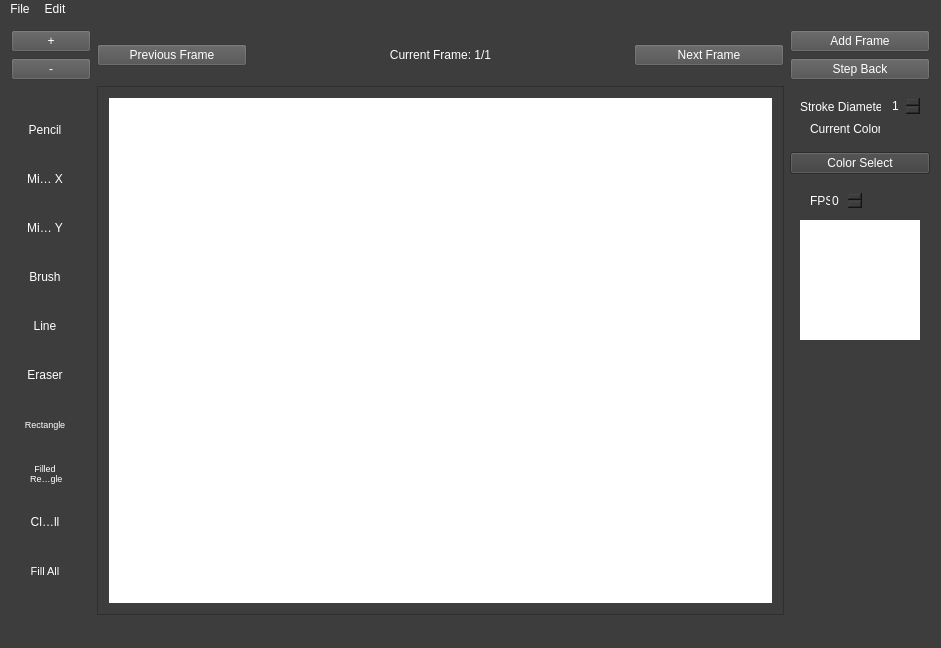
<?xml version="1.0" encoding="UTF-8"?>
<ui version="4.0">
 <class>MainWindow</class>
 <widget class="QMainWindow" name="MainWindow">
  <property name="geometry">
   <rect>
    <x>0</x>
    <y>0</y>
    <width>941</width>
    <height>648</height>
   </rect>
  </property>
  <property name="windowTitle">
   <string>Sprite Studio Deluxe</string>
  </property>
  <property name="windowIcon">
   <iconset>
    <normaloff>resources/icons/SSD_Icon.png</normaloff>resources/icons/SSD_Icon.png</iconset>
  </property>
  <property name="styleSheet">
   <string notr="true">background-color: rgb(61, 61, 61);
color: rgb(255, 255, 255);
border-color: rgb(33, 33, 33);
</string>
  </property>
  <widget class="QWidget" name="centralWidget">
   <layout class="QGridLayout" name="gridLayout_4">
    <item row="6" column="4">
     <widget class="QPushButton" name="ColorSelectButton">
      <property name="text">
       <string>Color Select</string>
      </property>
     </widget>
    </item>
    <item row="7" column="4">
     <widget class="QGroupBox" name="groupBox_3">
      <property name="minimumSize">
       <size>
        <width>140</width>
        <height>161</height>
       </size>
      </property>
      <property name="maximumSize">
       <size>
        <width>121</width>
        <height>161</height>
       </size>
      </property>
      <property name="styleSheet">
       <string notr="true">border:0;</string>
      </property>
      <property name="title">
       <string/>
      </property>
      <widget class="QLabel" name="PreviewLabel">
       <property name="geometry">
        <rect>
         <x>10</x>
         <y>40</y>
         <width>120</width>
         <height>120</height>
        </rect>
       </property>
       <property name="styleSheet">
        <string notr="true">background-color: rgb(255, 255, 255);</string>
       </property>
       <property name="frameShape">
        <enum>QFrame::Box</enum>
       </property>
       <property name="text">
        <string/>
       </property>
       <property name="alignment">
        <set>Qt::AlignCenter</set>
       </property>
      </widget>
      <widget class="QGroupBox" name="groupBox_5">
       <property name="geometry">
        <rect>
         <x>10</x>
         <y>0</y>
         <width>71</width>
         <height>31</height>
        </rect>
       </property>
       <property name="title">
        <string/>
       </property>
       <widget class="QLabel" name="label_5">
        <property name="geometry">
         <rect>
          <x>10</x>
          <y>10</y>
          <width>21</width>
          <height>21</height>
         </rect>
        </property>
        <property name="text">
         <string>FPS</string>
        </property>
       </widget>
       <widget class="QSpinBox" name="PreviewSpeedSpinBox">
        <property name="geometry">
         <rect>
          <x>30</x>
          <y>10</y>
          <width>33</width>
          <height>21</height>
         </rect>
        </property>
       </widget>
      </widget>
     </widget>
    </item>
    <item row="5" column="0" rowspan="9">
     <widget class="QGroupBox" name="groupBox">
      <property name="enabled">
       <bool>true</bool>
      </property>
      <property name="minimumSize">
       <size>
        <width>0</width>
        <height>520</height>
       </size>
      </property>
      <property name="maximumSize">
       <size>
        <width>60</width>
        <height>520</height>
       </size>
      </property>
      <property name="font">
       <font>
        <pointsize>8</pointsize>
       </font>
      </property>
      <property name="styleSheet">
       <string notr="true">border:0;</string>
      </property>
      <property name="title">
       <string/>
      </property>
      <layout class="QGridLayout" name="gridLayout_2">
       <item row="4" column="1">
        <widget class="QToolButton" name="LineToolButton">
         <property name="minimumSize">
          <size>
           <width>40</width>
           <height>40</height>
          </size>
         </property>
         <property name="maximumSize">
          <size>
           <width>40</width>
           <height>40</height>
          </size>
         </property>
         <property name="toolTip">
          <string>Line tool</string>
         </property>
         <property name="text">
          <string>Line</string>
         </property>
        </widget>
       </item>
       <item row="7" column="1">
        <widget class="QToolButton" name="EraserToolButton">
         <property name="minimumSize">
          <size>
           <width>40</width>
           <height>40</height>
          </size>
         </property>
         <property name="maximumSize">
          <size>
           <width>40</width>
           <height>40</height>
          </size>
         </property>
         <property name="toolTip">
          <string>Eraser tool</string>
         </property>
         <property name="text">
          <string>Eraser</string>
         </property>
        </widget>
       </item>
       <item row="9" column="1">
        <widget class="QToolButton" name="FilledRectangleButton">
         <property name="minimumSize">
          <size>
           <width>40</width>
           <height>40</height>
          </size>
         </property>
         <property name="maximumSize">
          <size>
           <width>40</width>
           <height>40</height>
          </size>
         </property>
         <property name="font">
          <font>
           <pointsize>7</pointsize>
          </font>
         </property>
         <property name="toolTip">
          <string>Filled rectangle tool</string>
         </property>
         <property name="text">
          <string>Filled
 Rectangle</string>
         </property>
        </widget>
       </item>
       <item row="8" column="1">
        <widget class="QToolButton" name="RectangleToolButton">
         <property name="minimumSize">
          <size>
           <width>40</width>
           <height>40</height>
          </size>
         </property>
         <property name="maximumSize">
          <size>
           <width>40</width>
           <height>40</height>
          </size>
         </property>
         <property name="font">
          <font>
           <pointsize>7</pointsize>
          </font>
         </property>
         <property name="toolTip">
          <string>Rectangle tool</string>
         </property>
         <property name="text">
          <string>Rectangle</string>
         </property>
        </widget>
       </item>
       <item row="11" column="1">
        <widget class="QToolButton" name="FillAllButton">
         <property name="minimumSize">
          <size>
           <width>40</width>
           <height>40</height>
          </size>
         </property>
         <property name="maximumSize">
          <size>
           <width>40</width>
           <height>40</height>
          </size>
         </property>
         <property name="font">
          <font>
           <pointsize>8</pointsize>
          </font>
         </property>
         <property name="toolTip">
          <string>Fill canvas</string>
         </property>
         <property name="text">
          <string>Fill All</string>
         </property>
        </widget>
       </item>
       <item row="0" column="1">
        <widget class="QToolButton" name="PencilToolButton">
         <property name="minimumSize">
          <size>
           <width>40</width>
           <height>40</height>
          </size>
         </property>
         <property name="maximumSize">
          <size>
           <width>40</width>
           <height>40</height>
          </size>
         </property>
         <property name="toolTip">
          <string>Pencil tool</string>
         </property>
         <property name="toolTipDuration">
          <number>-1</number>
         </property>
         <property name="text">
          <string>Pencil</string>
         </property>
        </widget>
       </item>
       <item row="3" column="1">
        <widget class="QToolButton" name="BrushToolButton">
         <property name="minimumSize">
          <size>
           <width>40</width>
           <height>40</height>
          </size>
         </property>
         <property name="maximumSize">
          <size>
           <width>40</width>
           <height>40</height>
          </size>
         </property>
         <property name="toolTip">
          <string>Brush tool</string>
         </property>
         <property name="styleSheet">
          <string notr="true"/>
         </property>
         <property name="text">
          <string>Brush</string>
         </property>
        </widget>
       </item>
       <item row="1" column="1">
        <widget class="QToolButton" name="MirrorXToolButton">
         <property name="minimumSize">
          <size>
           <width>40</width>
           <height>40</height>
          </size>
         </property>
         <property name="maximumSize">
          <size>
           <width>40</width>
           <height>40</height>
          </size>
         </property>
         <property name="toolTip">
          <string>Pencil tool mirrored accross y-axis</string>
         </property>
         <property name="text">
          <string>Mirror X</string>
         </property>
        </widget>
       </item>
       <item row="2" column="1">
        <widget class="QToolButton" name="MirrorYToolButton">
         <property name="minimumSize">
          <size>
           <width>40</width>
           <height>40</height>
          </size>
         </property>
         <property name="maximumSize">
          <size>
           <width>40</width>
           <height>40</height>
          </size>
         </property>
         <property name="toolTip">
          <string>Pencil tool mirrored accross x-axis</string>
         </property>
         <property name="text">
          <string>Mirror Y</string>
         </property>
        </widget>
       </item>
       <item row="10" column="1">
        <widget class="QToolButton" name="ClearCanvasButton">
         <property name="minimumSize">
          <size>
           <width>40</width>
           <height>40</height>
          </size>
         </property>
         <property name="maximumSize">
          <size>
           <width>40</width>
           <height>40</height>
          </size>
         </property>
         <property name="toolTip">
          <string>Clear canvas</string>
         </property>
         <property name="text">
          <string>Clear All</string>
         </property>
        </widget>
       </item>
      </layout>
     </widget>
    </item>
    <item row="3" column="3" rowspan="2">
     <widget class="QPushButton" name="pushButton_2">
      <property name="maximumSize">
       <size>
        <width>150</width>
        <height>16777215</height>
       </size>
      </property>
      <property name="toolTip">
       <string>Switch to next frame</string>
      </property>
      <property name="styleSheet">
       <string notr="true">background-color: rgb(79, 79, 79);</string>
      </property>
      <property name="text">
       <string>Next Frame</string>
      </property>
     </widget>
    </item>
    <item row="3" column="4">
     <widget class="QPushButton" name="AddFrameButton">
      <property name="toolTip">
       <string>Add a new frame</string>
      </property>
      <property name="styleSheet">
       <string notr="true">background-color: rgb(79, 79, 79);</string>
      </property>
      <property name="text">
       <string>Add Frame</string>
      </property>
     </widget>
    </item>
    <item row="3" column="0">
     <widget class="QPushButton" name="ZoomInButton">
      <property name="toolTip">
       <string>Zoom in</string>
      </property>
      <property name="styleSheet">
       <string notr="true">background-color: rgb(79, 79, 79);</string>
      </property>
      <property name="text">
       <string>+</string>
      </property>
     </widget>
    </item>
    <item row="4" column="0">
     <widget class="QPushButton" name="ZoomOutButton">
      <property name="toolTip">
       <string>Zoom out</string>
      </property>
      <property name="styleSheet">
       <string notr="true">background-color: rgb(79, 79, 79);</string>
      </property>
      <property name="text">
       <string>-</string>
      </property>
     </widget>
    </item>
    <item row="4" column="4">
     <widget class="QPushButton" name="StepBackButton">
      <property name="toolTip">
       <string>Undo last change on current frame</string>
      </property>
      <property name="styleSheet">
       <string notr="true">background-color: rgb(79, 79, 79);</string>
      </property>
      <property name="text">
       <string>Step Back</string>
      </property>
     </widget>
    </item>
    <item row="3" column="2" rowspan="2">
     <widget class="QLabel" name="CurrentFrameLabel">
      <property name="text">
       <string>Current Frame: 1/1</string>
      </property>
      <property name="alignment">
       <set>Qt::AlignCenter</set>
      </property>
     </widget>
    </item>
    <item row="3" column="1" rowspan="2">
     <widget class="QPushButton" name="PreviousFrameButton">
      <property name="maximumSize">
       <size>
        <width>150</width>
        <height>16777215</height>
       </size>
      </property>
      <property name="toolTip">
       <string>Switch to previous frame</string>
      </property>
      <property name="styleSheet">
       <string notr="true">background-color: rgb(79, 79, 79);</string>
      </property>
      <property name="text">
       <string>Previous Frame</string>
      </property>
     </widget>
    </item>
    <item row="5" column="1" rowspan="9" colspan="3">
     <widget class="QScrollArea" name="scrollArea">
      <property name="sizeIncrement">
       <size>
        <width>1</width>
        <height>1</height>
       </size>
      </property>
      <property name="styleSheet">
       <string notr="true">border-color: rgb(95, 95, 95);</string>
      </property>
      <property name="widgetResizable">
       <bool>true</bool>
      </property>
      <widget class="QWidget" name="scrollAreaWidgetContents">
       <property name="geometry">
        <rect>
         <x>0</x>
         <y>0</y>
         <width>689</width>
         <height>532</height>
        </rect>
       </property>
       <layout class="QGridLayout" name="gridLayout">
        <item row="0" column="0">
         <widget class="Canvas" name="canvas">
          <property name="cursor">
           <cursorShape>ArrowCursor</cursorShape>
          </property>
          <property name="styleSheet">
           <string notr="true">alternate-background-color: rgb(255, 255, 255);
background-color: rgb(255, 255, 255);
color: rgb(255, 255, 255);</string>
          </property>
          <property name="frameShape">
           <enum>QFrame::Box</enum>
          </property>
          <property name="text">
           <string/>
          </property>
          <property name="alignment">
           <set>Qt::AlignCenter</set>
          </property>
         </widget>
        </item>
       </layout>
      </widget>
     </widget>
    </item>
    <item row="5" column="4">
     <widget class="QGroupBox" name="groupBox_2">
      <property name="minimumSize">
       <size>
        <width>140</width>
        <height>60</height>
       </size>
      </property>
      <property name="maximumSize">
       <size>
        <width>140</width>
        <height>100</height>
       </size>
      </property>
      <property name="styleSheet">
       <string notr="true">border: 0;</string>
      </property>
      <property name="title">
       <string/>
      </property>
      <widget class="QLabel" name="label_3">
       <property name="geometry">
        <rect>
         <x>10</x>
         <y>10</y>
         <width>81</width>
         <height>21</height>
        </rect>
       </property>
       <property name="text">
        <string>Stroke Diameter</string>
       </property>
      </widget>
      <widget class="QSpinBox" name="DiameterSpinBox">
       <property name="geometry">
        <rect>
         <x>100</x>
         <y>9</y>
         <width>31</width>
         <height>22</height>
        </rect>
       </property>
       <property name="minimum">
        <number>1</number>
       </property>
      </widget>
      <widget class="QLabel" name="label_4">
       <property name="geometry">
        <rect>
         <x>20</x>
         <y>35</y>
         <width>81</width>
         <height>16</height>
        </rect>
       </property>
       <property name="text">
        <string>Current Color</string>
       </property>
      </widget>
      <widget class="QLabel" name="CurrentColorLabel">
       <property name="geometry">
        <rect>
         <x>90</x>
         <y>37</y>
         <width>31</width>
         <height>16</height>
        </rect>
       </property>
       <property name="frameShape">
        <enum>QFrame::Box</enum>
       </property>
       <property name="text">
        <string/>
       </property>
       <property name="alignment">
        <set>Qt::AlignCenter</set>
       </property>
      </widget>
     </widget>
    </item>
   </layout>
  </widget>
  <widget class="QMenuBar" name="menuBar">
   <property name="geometry">
    <rect>
     <x>0</x>
     <y>0</y>
     <width>941</width>
     <height>20</height>
    </rect>
   </property>
   <widget class="QMenu" name="menuFile">
    <property name="title">
     <string>File</string>
    </property>
    <addaction name="actionSave"/>
    <addaction name="actionSave_As"/>
    <addaction name="actionExport"/>
    <addaction name="actionOpen"/>
   </widget>
   <widget class="QMenu" name="menuEdit">
    <property name="title">
     <string>Edit</string>
    </property>
    <addaction name="actionRotate_90"/>
   </widget>
   <addaction name="menuFile"/>
   <addaction name="menuEdit"/>
  </widget>
  <widget class="QStatusBar" name="statusBar"/>
  <action name="actionSave">
   <property name="text">
    <string>Save</string>
   </property>
  </action>
  <action name="actionSave_As">
   <property name="text">
    <string>Save As</string>
   </property>
  </action>
  <action name="actionExport">
   <property name="text">
    <string>Export</string>
   </property>
  </action>
  <action name="actionRotate_90">
   <property name="text">
    <string>Rotate 90</string>
   </property>
  </action>
  <action name="actionOpen">
   <property name="text">
    <string>Open</string>
   </property>
  </action>
 </widget>
 <layoutdefault spacing="6" margin="11"/>
 <customwidgets>
  <customwidget>
   <class>Canvas</class>
   <extends>QLabel</extends>
   <header location="global">canvas.h</header>
  </customwidget>
 </customwidgets>
 <resources/>
 <connections/>
</ui>
